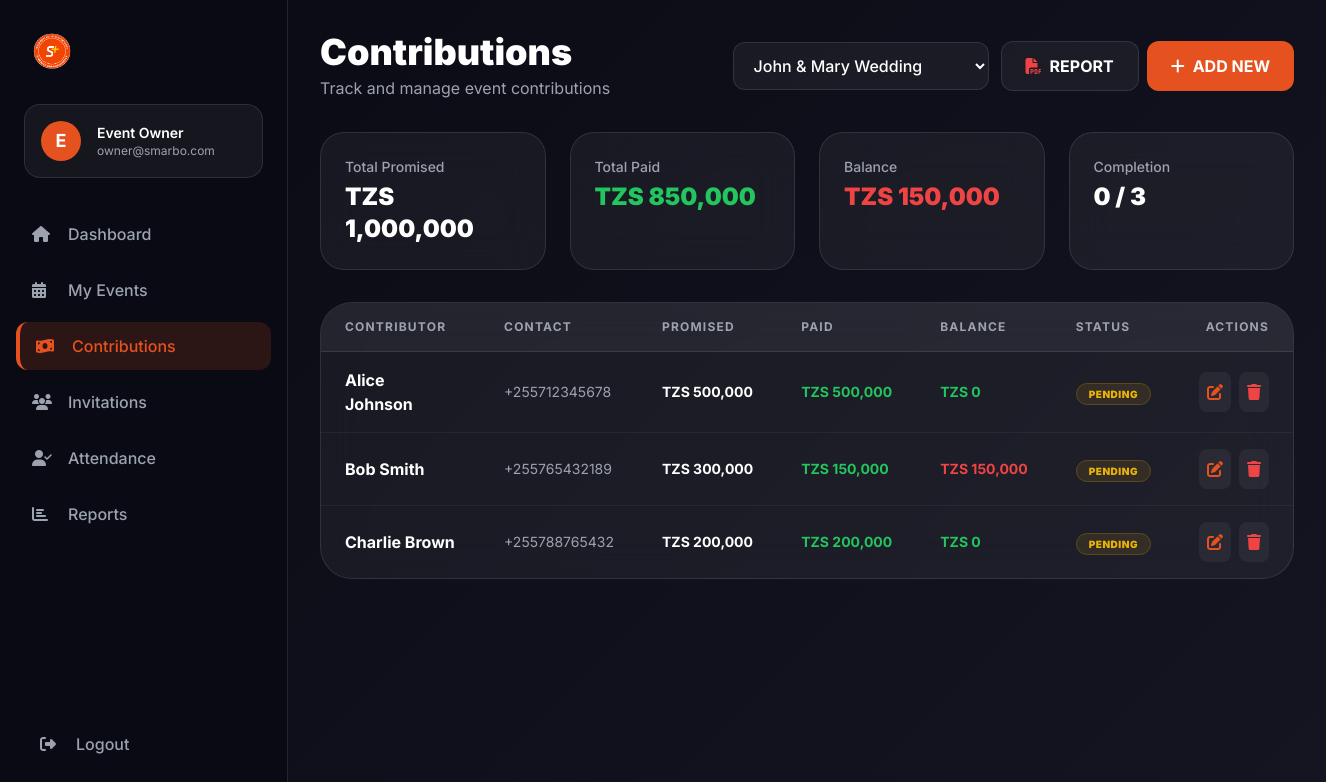
The page /owner/contributions.php (signed in) on the database its author committed.
### tables this page shows
CREATE TABLE contributions (
    id INT AUTO_INCREMENT PRIMARY KEY,
    event_id INT NOT NULL,
    contributor_name VARCHAR(100) NOT NULL,
    phone_number VARCHAR(20),
    promised_amount DECIMAL(10,2) NOT NULL DEFAULT 0,
    paid_amount DECIMAL(10,2) NOT NULL DEFAULT 0,
    balance DECIMAL(10,2) GENERATED ALWAYS AS (promised_amount - paid_amount) STORED,
    status ENUM('pending', 'approved') DEFAULT 'pending',
    created_at TIMESTAMP DEFAULT CURRENT_TIMESTAMP,
    updated_at TIMESTAMP DEFAULT CURRENT_TIMESTAMP ON UPDATE CURRENT_TIMESTAMP,
    FOREIGN KEY (event_id) REFERENCES events(id) ON DELETE CASCADE
);

### owner/contributions.php (the view, shortened to what this page needs)
<?php
require_once 'includes/header.php';
require_once 'sidebar.php';
$eventsStmt = $conn->prepare("SELECT id, event_name FROM events WHERE event_owner_id = ? ORDER BY event_date DESC");
$eventsStmt->bind_param("i", $user['id']);
$eventsStmt->execute();
$allEvents = $eventsStmt->get_result()->fetch_all(MYSQLI_ASSOC);
$selectedEventId = isset($_GET['event_id']) ? intval($_GET['event_id']) : 0;
if ($selectedEventId === 0 && count($allEvents) > 0) {
    $selectedEventId = $allEvents[0]['id'];
}
?>
<main class="flex-1 lg:ml-72 p-4 lg:p-8">
    <div class="flex flex-col lg:flex-row lg:items-center justify-between mb-8 gap-4">
        <div class="flex items-center gap-4">
            <div>
                <h1 class="text-3xl lg:text-4xl font-black mb-1">Contributions</h1>
                <p class="text-gray-400">Track and manage event contributions</p>
            </div>
        </div>
        <div class="flex flex-col sm:flex-row items-center gap-3 w-full lg:w-auto">
            <select onchange="window.location.href='contributions.php?event_id=' + this.value" class="w-full sm:w-64 bg-white/5 border border-white/10 rounded-xl px-4 py-3 focus:outline-none focus:border-primary transition-all text-white font-medium">
                <?php foreach($allEvents as $e): ?>
                <option value="<?php echo $e['id']; ?>" <?php echo $selectedEventId == $e['id'] ? 'selected' : ''; ?>>
                    <?php echo htmlspecialchars($e['event_name']); ?>
                </option>
                <?php endforeach; ?>
            </select>
            <?php if ($selectedEventId > 0): ?>
            <div class="flex gap-2 w-full sm:w-auto">
                <a href="../api/reports.php?event_id=<?php echo $selectedEventId; ?>&type=event" class="flex-1 sm:flex-none bg-white/5 hover:bg-white/10 border border-white/10 text-white px-6 py-3 rounded-xl font-bold transition-all flex items-center justify-center gap-2">
                    <i class="fas fa-file-pdf text-red-500"></i>
                    <span>REPORT</span>
                </a>
                <button onclick="openModal()" class="flex-1 sm:flex-none bg-primary hover:bg-primary-dark text-white px-6 py-3 rounded-xl font-bold transition-all flex items-center justify-center gap-2">
                    <i class="fas fa-plus"></i>
                    <span>ADD NEW</span>
                </button>
            </div>
            <?php endif; ?>
        </div>
    </div>
    <?php if ($selectedEventId > 0): ?>
        <?php
        $contributionsStmt = $conn->prepare("SELECT * FROM contributions WHERE event_id = ? ORDER BY created_at DESC");
        $contributionsStmt->bind_param("i", $selectedEventId);
        $contributionsStmt->execute();
        $contributions = $contributionsStmt->get_result()->fetch_all(MYSQLI_ASSOC);
        $summaryStmt = $conn->prepare("SELECT SUM(promised_amount) as total_promised, SUM(paid_amount) as total_paid, COUNT(*) as total_count, SUM(CASE WHEN status = 'approved' THEN 1 ELSE 0 END) as completed FROM contributions WHERE event_id = ?");
        $summaryStmt->bind_param("i", $selectedEventId);
        $summaryStmt->execute();
        $summary = $summaryStmt->get_result()->fetch_assoc();
        $totalPromised = $summary['total_promised'] ?? 0;
        $totalPaid = $summary['total_paid'] ?? 0;
        $balance = $totalPromised - $totalPaid;
        ?>
        <div class="grid grid-cols-1 sm:grid-cols-2 lg:grid-cols-4 gap-6 mb-8">
            <div class="glass p-6 rounded-3xl">
                <div class="text-gray-400 text-sm font-medium mb-1">Total Promised</div>
                <div class="text-2xl font-black">TZS <?php echo number_format($totalPromised); ?></div>
            </div>
            <div class="glass p-6 rounded-3xl">
                <div class="text-gray-400 text-sm font-medium mb-1">Total Paid</div>
                <div class="text-2xl font-black text-green-500">TZS <?php echo number_format($totalPaid); ?></div>
            </div>
            <div class="glass p-6 rounded-3xl">
                <div class="text-gray-400 text-sm font-medium mb-1">Balance</div>
                <div class="text-2xl font-black text-red-500">TZS <?php echo number_format($balance); ?></div>
            </div>
            <div class="glass p-6 rounded-3xl">
                <div class="text-gray-400 text-sm font-medium mb-1">Completion</div>
                <div class="text-2xl font-black"><?php echo $summary['completed'] ?? 0; ?> / <?php echo $summary['total_count'] ?? 0; ?></div>
            </div>
        </div>
        <div class="glass rounded-[32px] overflow-hidden">
            <div class="overflow-x-auto min-w-full">
                <table class="w-full text-left border-collapse">
                    <thead>
                        <tr class="bg-white/5 border-b border-white/10 text-xs font-bold text-gray-400 uppercase tracking-widest">
                            <th class="px-6 py-4 whitespace-nowrap">Contributor</th>
                            <th class="px-6 py-4 whitespace-nowrap">Contact</th>
                            <th class="px-6 py-4 whitespace-nowrap">Promised</th>
                            <th class="px-6 py-4 whitespace-nowrap">Paid</th>
                            <th class="px-6 py-4 whitespace-nowrap">Balance</th>
                            <th class="px-6 py-4 whitespace-nowrap">Status</th>
                            <th class="px-6 py-4 whitespace-nowrap text-right">Actions</th>
                        </tr>
                    </thead>
                    <tbody class="divide-y divide-white/5">
                        <?php foreach($contributions as $c):
                            $cBalance = $c['promised_amount'] - $c['paid_amount'];
                        ?>
                        <tr class="hover:bg-white/[0.02] transition-colors">
                            <td class="px-6 py-4">
                                <div class="font-bold"><?php echo htmlspecialchars($c['contributor_name']); ?></div>
                            </td>
                            <td class="px-6 py-4 text-sm text-gray-400 hidden lg:table-cell"><?php echo htmlspecialchars($c['phone_number']); ?></td>
                            <td class="px-6 py-4 text-sm font-bold whitespace-nowrap">TZS <?php echo number_format($c['promised_amount']); ?></td>
                            <td class="px-6 py-4 text-sm font-bold text-green-500 whitespace-nowrap">TZS <?php echo number_format($c['paid_amount']); ?></td>
                            <td class="px-6 py-4 text-sm font-bold <?php echo $cBalance > 0 ? 'text-red-500' : 'text-green-500'; ?> whitespace-nowrap">
                                TZS <?php echo number_format($cBalance); ?>
                            </td>
                            <td class="px-6 py-4">
                                <?php if($c['status'] == 'approved'): ?>
                                    <span class="px-3 py-1 rounded-full bg-green-500/10 text-green-500 text-[10px] font-black uppercase tracking-wider border border-green-500/20">Cleared</span>
                                <?php else: ?>
                                    <span class="px-3 py-1 rounded-full bg-yellow-500/10 text-yellow-500 text-[10px] font-black uppercase tracking-wider border border-yellow-500/20">Pending</span>
                                <?php endif; ?>
                            </td>
                            <td class="px-6 py-4 text-right whitespace-nowrap">
                                <div class="flex justify-end gap-2">
                                    <button onclick="editContribution(<?php echo htmlspecialchars(json_encode($c)); ?>)" class="p-2 rounded-lg bg-white/5 hover:bg-primary/20 text-primary transition-colors">
                                        <i class="fas fa-edit"></i>
                                    </button>
                                    <button onclick="deleteContribution(<?php echo $c['id']; ?>)" class="p-2 rounded-lg bg-white/5 hover:bg-red-500/20 text-red-500 transition-colors">
                                        <i class="fas fa-trash"></i>
                                    </button>
                                </div>
                            </td>
                        </tr>
                        <?php endforeach; ?>
                    </tbody>
                </table>
            </div>
        </div>
    <?php else: ?>
        <div class="glass p-20 rounded-[40px] text-center">
            <div class="text-4xl text-gray-600 mb-4 italic">Please select an event to view contributions.</div>
        </div>
    <?php endif; ?>
</main>
<?php require_once 'includes/footer.php'; ?>

### owner/includes/header.php (style rules this page uses)
body { background: linear-gradient(135deg, #0a0a14 0%, #151522 100%); min-height: 100vh; }
.glass { background: rgba(255, 255, 255, 0.05); backdrop-filter: blur(20px); -webkit-backdrop-filter: blur(20px); border: 1px solid rgba(255, 255, 255, 0.1); }

### rows shown on the page
contributions: contributor_name "Alice Johnson", phone_number "+255712345678", promised_amount "500,000", paid_amount "500,000", cBalance "0", status "PENDING"
contributions: contributor_name "Bob Smith", phone_number "+255765432189", promised_amount "300,000", paid_amount "150,000", cBalance "150,000", status "PENDING"
contributions: contributor_name "Charlie Brown", phone_number "+255788765432", promised_amount "200,000", paid_amount "200,000", cBalance "0", status "PENDING"

### other values the page prints
substr($user['full_name'] ?? 'U', 0, 1) "E"
$user['full_name'] "Event Owner"
$user['email'] "owner@smarbo.com"
$totalPromised "1,000,000"
$totalPaid "850,000"
$balance "150,000"
$summary['completed'] "0"
$summary['total_count'] "3"
form field value "John & Mary Wedding"
